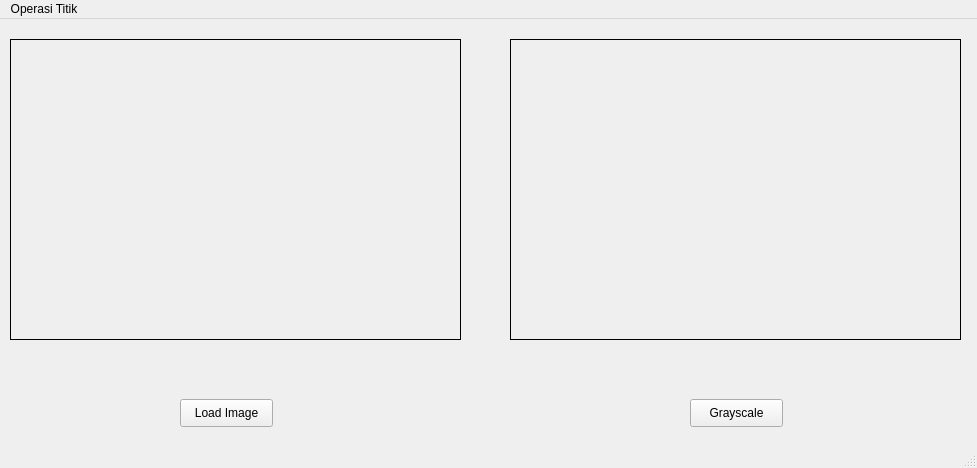
<?xml version="1.0" encoding="UTF-8"?>
<ui version="4.0">
 <class>MainWindow</class>
 <widget class="QMainWindow" name="MainWindow">
  <property name="geometry">
   <rect>
    <x>0</x>
    <y>0</y>
    <width>977</width>
    <height>468</height>
   </rect>
  </property>
  <property name="windowTitle">
   <string>MainWindow</string>
  </property>
  <widget class="QWidget" name="centralwidget">
   <widget class="QPushButton" name="grayButton">
    <property name="geometry">
     <rect>
      <x>690</x>
      <y>380</y>
      <width>93</width>
      <height>28</height>
     </rect>
    </property>
    <property name="text">
     <string>Grayscale</string>
    </property>
   </widget>
   <widget class="QPushButton" name="loadButton">
    <property name="geometry">
     <rect>
      <x>180</x>
      <y>380</y>
      <width>93</width>
      <height>28</height>
     </rect>
    </property>
    <property name="text">
     <string>Load Image</string>
    </property>
   </widget>
   <widget class="QLabel" name="hasilLabel">
    <property name="geometry">
     <rect>
      <x>510</x>
      <y>20</y>
      <width>451</width>
      <height>301</height>
     </rect>
    </property>
    <property name="frameShape">
     <enum>QFrame::Box</enum>
    </property>
    <property name="text">
     <string/>
    </property>
   </widget>
   <widget class="QLabel" name="imgLabel">
    <property name="geometry">
     <rect>
      <x>10</x>
      <y>20</y>
      <width>451</width>
      <height>301</height>
     </rect>
    </property>
    <property name="frameShape">
     <enum>QFrame::Box</enum>
    </property>
    <property name="text">
     <string/>
    </property>
   </widget>
  </widget>
  <widget class="QMenuBar" name="menubar">
   <property name="geometry">
    <rect>
     <x>0</x>
     <y>0</y>
     <width>977</width>
     <height>26</height>
    </rect>
   </property>
   <widget class="QMenu" name="menuOperasi_Titik">
    <property name="title">
     <string>Operasi Titik</string>
    </property>
    <addaction name="actionOperasi_Pencerahan"/>
    <addaction name="actionSimple_Contrast"/>
    <addaction name="actionContrast_Streching"/>
   </widget>
   <addaction name="menuOperasi_Titik"/>
  </widget>
  <widget class="QStatusBar" name="statusbar"/>
  <action name="actionOperasi_Pencerahan">
   <property name="text">
    <string>Operasi Pencerahan</string>
   </property>
  </action>
  <action name="actionSimple_Contrast">
   <property name="text">
    <string>Simple Contrast</string>
   </property>
  </action>
  <action name="actionContrast_Streching">
   <property name="text">
    <string>Contrast Streching</string>
   </property>
  </action>
 </widget>
 <resources/>
 <connections/>
</ui>
